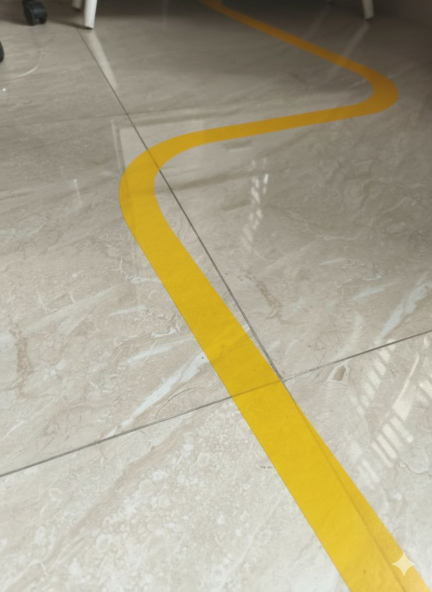
#> input picture python/line-tracking/testline.jpg, 864 x 1184 px (shown at 1/2 size)
$ python line-tracking.py
#> lines starting #> are read from the running program, lines starting #| are printed output that depends on the picture; after the words box and inside, x2 and y2 are one past the last pixel; in counts of white or black regions, pixels touching at a corner belong together
import cv2
import numpy as np

# --- Hardcoded Parameters ---
# We will filter for YELLOW
# In OpenCV, H: 0-179, S: 0-255, V: 0-255
LOWER_COLOR = np.array([20, 100, 100])
UPPER_COLOR = np.array([30, 255, 255])

# --- Image Path ---
image_path = "testline.jpg"  # <--- CHANGE THIS to the path of your image

# --- 1. Load Image ---
frame = cv2.imread(image_path)
#> frame is the input picture: shape (1184, 864, 3); mean B, G, R 139.4, 165.6, 173.4
if frame is None:
    print(f"Error: Cannot load image from {image_path}")
    print("Please make sure the file path is correct.")
    exit()

# Let's resize to a standard size (e.g., 640x480)
frame = cv2.resize(frame, (640, 480))
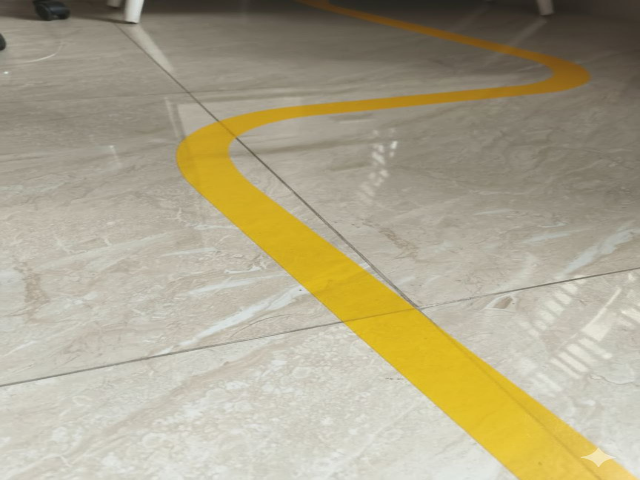
#> frame: shape (480, 640, 3); mean B, G, R 139.3, 165.5, 173.3
h, w, _ = frame.shape
#> h = 480; w = 640
print(f"Image size: {w}x{h}")
#| Image size: 640x480

# --- 2. OpenCV Processing (HSV Filter) ---

# Convert to HSV
mat_hsv = cv2.cvtColor(frame, cv2.COLOR_BGR2HSV)
#> mat_hsv: shape (480, 640, 3); mean H, S, V 23.8, 49.5, 173.4

# Create mask using the selected color
mat_mask = cv2.inRange(mat_hsv, LOWER_COLOR, UPPER_COLOR)
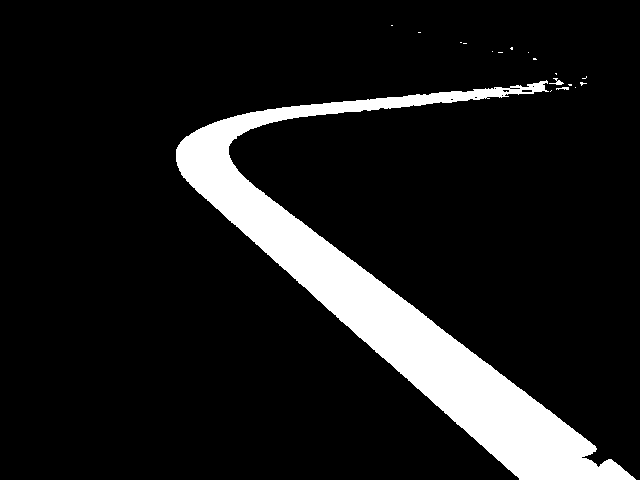
#> mat_mask: shape (480, 640); 11% white; 18 white regions (15 under 20 px), largest, box (x1, y1, x2, y2) and area: (176, 80, 636, 480) 33720, (549, 78, 564, 85) 42, (556, 87, 569, 90) 26

# --- 3. Show Results ---
print("Showing Original Image and HSV Mask. Press 'q' to quit.")

# Show the mask in a separate window
# This now shows the HSV result for the FULL IMAGE
cv2.imshow("Mask (HSV Result)", mat_mask)

# Show the main frame
cv2.imshow("Original Image", frame)

# Wait for a key press and then exit
cv2.waitKey(0)

# --- Cleanup ---
cv2.destroyAllWindows()
